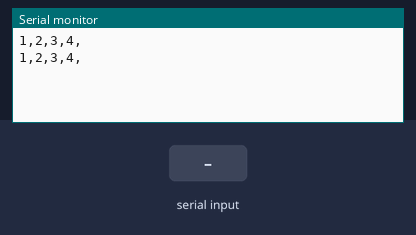
Bench run of a sketch on a simulated Arduino Uno, built with avr-gcc and run on an emulated ATmega328P. Shown: the last lines printed to the serial monitor. The inputs (shaded band) are chosen by the test bench.

Above: at 1.2 s.
1.3 s: "90,45\n" received over Serial
At 2.8 s:
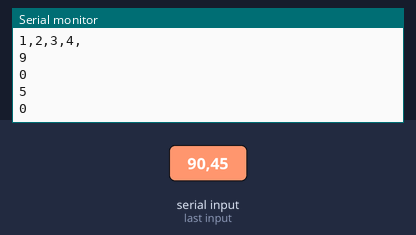
3.5 s: "30,150\n" received over Serial
At 5.7 s:
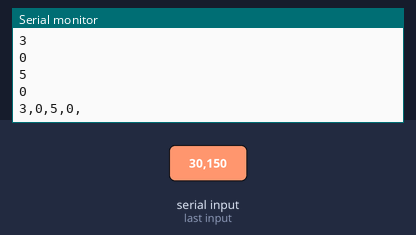
Timing chart, 0 to 7.2 s (numbered marks = the images above; inputs shaded):
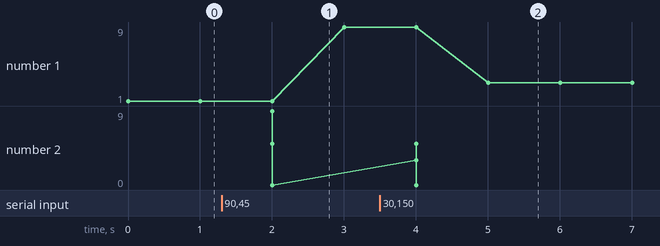

Measured:
- after the input at 1.3 s, the serial monitor: prints a new line after 0.70 s (image 1)
- after the input at 3.5 s, the serial monitor: prints a new line after 0.51 s (image 2)
- plotted number 1: 1 → 9 after the input at 1.3 s

The sketch:

pythoncoms.ino
```cpp
// how long our message will be (how many numbers)
const int msg_len = 4;
int x[msg_len] = {1,2,3,4};

void setup()
{
  Serial.begin(115200); // Serial Communication is starting with 115200 of baudrate speed
}

void loop()
{
  // x is our data. could be string, int, float, ...
  String data = "";
  for (int i = 0; i < msg_len; i++)
  {
    // We convert all the data into a string where each value is separated by commas.
    data = data + String(x[i]) + ",";
  }
  // We send the string to the serial port
  Serial.println(data);
  if (Serial.available())
  {
  String new_x = Serial.readStringUntil('\n'); //Reading a hole string of data
  int xi = 0;
  for (int i = 0; i < (msg_len*2); i = i + 2)
  {
    x[xi] = new_x.substring(i, i + 1).toInt();
    Serial.println(x[xi]);
    xi++;
  }
  }
  delay(1000); // 1s delay
}
```
